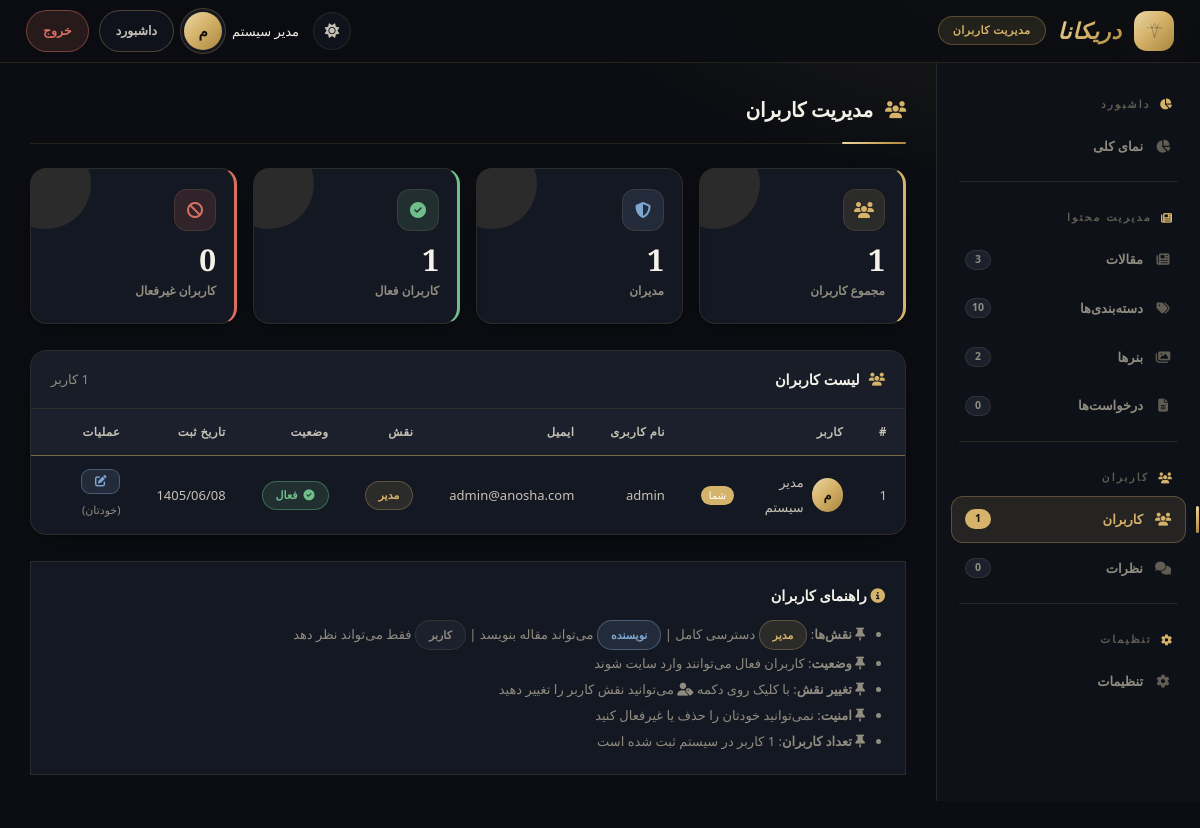
The page /admin/users.php (signed in) on the database its author committed.
### tables this page shows
CREATE TABLE `users`  (
  `id` int NOT NULL AUTO_INCREMENT,
  `name` varchar(100) NOT NULL,
  `username` varchar(50) NOT NULL,
  `email` varchar(100) NOT NULL,
  `password` varchar(255) NOT NULL,
  `role` enum('admin','editor','user') NULL DEFAULT 'user',
  `avatar` varchar(255) NULL DEFAULT NULL,
  `registered_at` datetime NULL DEFAULT current_timestamp(),
  `status` enum('active','inactive') NULL DEFAULT 'active',
  PRIMARY KEY (`id`) USING BTREE,
  UNIQUE INDEX `username`(`username` ASC) USING BTREE,
  UNIQUE INDEX `email`(`email` ASC) USING BTREE
);

### includes/functions.php (called while the page is built, shortened)
<?php
function getPersianDate($timestamp = null) {
    return jdate('Y/m/d', $timestamp);
}
function jdate($format, $timestamp = null) {
    $jmonths = ['', 'فروردین', 'اردیبهشت', 'خرداد', 'تیر', 'مرداد', 'شهریور', 'مهر', 'آبان', 'آذر', 'دی', 'بهمن', 'اسفند'];
    $jweekdays = ['شنبه', 'یکشنبه', 'دوشنبه', 'سه‌شنبه', 'چهارشنبه', 'پنجشنبه', 'جمعه'];
    $date = getdate($timestamp);
    $year = $date['year'];
    $month = $date['mon'];
    $day = $date['mday'];
    $hours = $date['hours'];
    $minutes = $date['minutes'];
    $seconds = $date['seconds'];
    $weekday = $date['wday'];
    $gy = $year;
    $gm = $month;
    $gd = $day;
    $days = [0, 31, 59, 90, 120, 151, 181, 212, 243, 273, 304, 334];
    $jd = $days[$gm - 1] + $gd;
    $jy = $gy - 621;
    $jdn = $jd + 286;
    $jdn = $jdn % 365;
    $jdn = $jdn > 0 ? $jdn : 365;
    $jdn = $jdn + 1;
    $jmonth = 1;
    $jday = 1;
    for ($i = 1; $i <= 12; $i++) {
        $days_in_month = ($i <= 6) ? 31 : 30;
        if ($jdn <= $days_in_month) {
            $jmonth = $i;
            $jday = $jdn;
            break;
        }
        $jdn -= $days_in_month;
    }
    $replacements = [
        'Y' => $jy,
        'm' => str_pad($jmonth, 2, '0', STR_PAD_LEFT),
        'd' => str_pad($jday, 2, '0', STR_PAD_LEFT),
        'F' => $jmonths[$jmonth],
        'n' => $jmonth,
        'j' => $jday,
        'H' => str_pad($hours, 2, '0', STR_PAD_LEFT),
        'i' => str_pad($minutes, 2, '0', STR_PAD_LEFT),
        's' => str_pad($seconds, 2, '0', STR_PAD_LEFT),
        'l' => $jweekdays[($weekday + 1) % 7],
        'w' => ($weekday + 1) % 7,
    ];
    $result = '';
    $len = strlen($format);
    for ($i = 0; $i < $len; $i++) {
        $char = $format[$i];
        if (isset($replacements[$char])) {
            $result .= $replacements[$char];
        } else {
            $result .= $char;
        }
    }
    return $result;
}
?>

### admin/users.php (the view, shortened to what this page needs)
<?php
require_once '../includes/functions.php';
$users = $pdo->query("SELECT * FROM users ORDER BY id DESC")->fetchAll();
$total_users = count($users);
$admin_count = array_filter($users, function($u) { return $u['role'] == 'admin'; });
$active_count = array_filter($users, function($u) { return $u['status'] == 'active'; });
?>
<!DOCTYPE html>
<html lang="fa" dir="rtl" data-theme="dark">
<head>
    <link href="https://cdn.jsdelivr.net/gh/rastikerdar/vazirmatn@v33.003/Vazirmatn-font-face.css" rel="stylesheet" />
    <link rel="stylesheet" href="https://cdnjs.cloudflare.com/ajax/libs/font-awesome/6.5.2/css/all.min.css" />
    <link rel="stylesheet" href="../assets/css/admin.css" />
</head>
<body>
    <header class="admin-header">
        <div class="logo">
            <span class="brand-mark" aria-hidden="true"></span>
            <span class="brand-en">دریکانا</span>
            <span class="badge">مدیریت کاربران</span>
        </div>
        <button class="theme-btn" onclick="toggleAdminTheme()" aria-label="تغییر پوسته"><i class="fas fa-sun i-sun"></i><i class="fas fa-moon i-moon"></i></button>
        <div class="user-info">
            <span style="font-weight:500;"><?php echo $_SESSION['user_name']; ?></span>
            <div class="avatar"><?php echo mb_substr($_SESSION['user_name'], 0, 1); ?></div>
            <button class="back-btn" onclick="window.location.href='index.php'">داشبورد</button>
            <button class="back-btn danger" onclick="window.location.href='logout.php'">خروج</button>
        </div>
    </header>
    <div class="admin-layout">
        <?php $current_page = 'users.php'; require __DIR__ . '/partials/sidebar.php'; ?>
        <div class="admin-content">
        <div class="page-title"><i class="fas fa-users"></i> مدیریت کاربران</div>
        <div class="stats-grid">
            <div class="stat-card total">
                <div class="stat-icon"><i class="fas fa-users" aria-hidden="true"></i></div>
                <div class="stat-number"><?php echo $total_users; ?></div>
                <div class="stat-label">مجموع کاربران</div>
            </div>
            <div class="stat-card admins">
                <div class="stat-icon"><i class="fas fa-shield-halved" aria-hidden="true"></i></div>
                <div class="stat-number"><?php echo count($admin_count); ?></div>
                <div class="stat-label">مدیران</div>
            </div>
            <div class="stat-card active">
                <div class="stat-icon"><i class="fas fa-circle-check" aria-hidden="true"></i></div>
                <div class="stat-number"><?php echo count($active_count); ?></div>
                <div class="stat-label">کاربران فعال</div>
            </div>
            <div class="stat-card inactive">
                <div class="stat-icon"><i class="fas fa-ban" aria-hidden="true"></i></div>
                <div class="stat-number"><?php echo $total_users - count($active_count); ?></div>
                <div class="stat-label">کاربران غیرفعال</div>
            </div>
        </div>
        <div class="admin-table-container">
            <div class="table-header">
                <h3><i class="fas fa-users" aria-hidden="true"></i> لیست کاربران</h3>
                <span style="font-size:13px; color:var(--text-light);"><?php echo $total_users; ?> کاربر</span>
            </div>
            <table class="admin-table">
                <thead>
                    <tr>
                        <th>#</th>
                        <th>کاربر</th>
                        <th>نام کاربری</th>
                        <th>ایمیل</th>
                        <th>نقش</th>
                        <th>وضعیت</th>
                        <th>تاریخ ثبت</th>
                        <th>عملیات</th>
                    </tr>
                </thead>
                <tbody>
                    <?php if (count($users) > 0): ?>
                        <?php foreach ($users as $index => $u):
                            $is_self = ($u['id'] == $_SESSION['user_id']);
                            $role_badge = [
                                'admin' => 'مدیر',
                                'editor' => 'نویسنده',
                                'user' => 'کاربر'
                            ];
                            $role_class = $u['role'];
                            $register_date = $u['registered_at'] ?? $u['registered'] ?? null;
                            $date_display = $register_date ? getPersianDate(strtotime($register_date)) : '---';
                        ?>
                            <tr>
                                <td><?php echo $index + 1; ?></td>
                                <td>
                                    <div style="display:flex; align-items:center; gap:8px;">
                                        <div class="avatar-small"><?php echo mb_substr($u['name'], 0, 1); ?></div>
                                        <span style="font-weight:500;"><?php echo $u['name']; ?></span>
                                        <?php if ($is_self): ?>
                                            <span style="font-size:10px; background:var(--primary); color:#fff; padding:0 8px; border-radius:10px;">شما</span>
                                        <?php endif; ?>
                                    </div>
                                </td>
                                <td><?php echo $u['username']; ?></td>
                                <td><?php echo $u['email']; ?></td>
                                <td>
                                    <span class="status-badge <?php echo $role_class; ?>">
                                        <?php echo $role_badge[$u['role']] ?? $u['role']; ?>
                                    </span>
                                </td>
                                <td>
                                    <span class="status-badge <?php echo $u['status']; ?>">
                                        <?php echo $u['status'] == 'active' ? '<i class="fas fa-circle-check"></i> فعال' : '<i class="fas fa-ban"></i> غیرفعال'; ?>
                                    </span>
                                </td>
                                <td><?php echo $date_display; ?></td>
                                <td>
                                    <div class="action-btns">
                                        <button class="btn-edit" onclick="window.location.href='users.php?edit=<?php echo $u['id']; ?>'">
                                            <i class="fas fa-edit"></i>
                                        </button>
                                        <?php if (!$is_self): ?>
                                            <button class="btn-role" onclick="changeRole(<?php echo $u['id']; ?>, '<?php echo $u['role']; ?>')">
                                                <i class="fas fa-user-tag"></i>
                                            </button>
                                            <button class="btn-toggle <?php echo $u['status'] == 'active' ? 'active' : ''; ?>" onclick="window.location.href='users.php?toggle=<?php echo $u['id']; ?>'">
                                                <?php echo $u['status'] == 'active' ? 'غیرفعال' : 'فعال'; ?>
                                            </button>
                                            <button class="btn-delete" onclick="if(confirm('آیا از حذف کاربر "<?php echo $u['name']; ?>" مطمئن هستید؟')) window.location.href='users.php?delete=<?php echo $u['id']; ?>'">
                                                <i class="fas fa-trash"></i>
                                            </button>
                                        <?php else: ?>
                                            <span style="font-size:11px; color:var(--text-light);">(خودتان)</span>
                                        <?php endif; ?>
                                    </div>
                                </td>
                            </tr>
                        <?php endforeach; ?>
                    <?php endif; ?>
                </tbody>
            </table>
        </div>
        <div style="background:var(--bg-card); border-radius:var(--radius); padding:20px; border:1px solid var(--border);">
            <h4 style="margin-bottom:10px;"><i class="fas fa-info-circle" style="color:var(--primary);"></i> راهنمای کاربران</h4>
            <ul style="color:var(--text-light); font-size:13px; line-height:2; padding-right:20px;">
                <li><i class="fas fa-thumbtack" aria-hidden="true"></i> <strong>نقش‌ها</strong>:
                    <span class="status-badge admin" style="font-size:11px;">مدیر</span> دسترسی کامل |
                    <span class="status-badge editor" style="font-size:11px;">نویسنده</span> می‌تواند مقاله بنویسد |
                    <span class="status-badge user" style="font-size:11px;">کاربر</span> فقط می‌تواند نظر دهد
                </li>
                <li><i class="fas fa-thumbtack" aria-hidden="true"></i> <strong>وضعیت</strong>: کاربران فعال می‌توانند وارد سایت شوند</li>
                <li><i class="fas fa-thumbtack" aria-hidden="true"></i> <strong>تغییر نقش</strong>: با کلیک روی دکمه <i class="fas fa-user-tag"></i> می‌توانید نقش کاربر را تغییر دهید</li>
                <li><i class="fas fa-thumbtack" aria-hidden="true"></i> <strong>امنیت</strong>: نمی‌توانید خودتان را حذف یا غیرفعال کنید</li>
                <li><i class="fas fa-thumbtack" aria-hidden="true"></i> <strong>تعداد کاربران</strong>: <?php echo $total_users; ?> کاربر در سیستم ثبت شده است</li>
            </ul>
        </div>
    </div>
    </div>
</body>
</html>

### rows shown on the page
users: role "1", status "1", $total_users-count($active_count) "0", name "م", name "مدیر سیستم", shows "شما", username "admin", email "admin@anosha.com", role "مدیر", shows "فعال", registered_at "1405/06/08", shows "(خودتان)"

### other values the page prints
$_SESSION['user_name'] "مدیر سیستم"
mb_substr($_SESSION['user_name'], 0, 1) "م"
$__item['section'] "داشبورد"
$__item['label'] "نمای کلی"
$__item['section'] "مدیریت محتوا"
$__item['label'] "مقالات"
$__cnt[$__item['count']] "3"
$__item['label'] "دسته‌بندی‌ها"
$__cnt[$__item['count']] "10"
$__item['label'] "بنرها"
$__cnt[$__item['count']] "2"
$__item['label'] "درخواست‌ها"
$__cnt[$__item['count']] "0"
$__item['section'] "کاربران"
$__item['label'] "کاربران"
